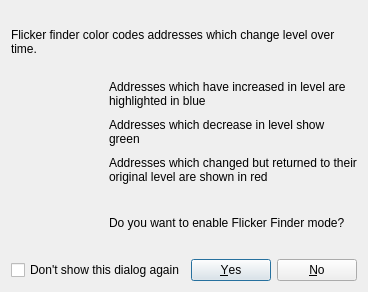
<?xml version="1.0" encoding="UTF-8"?>
<ui version="4.0">
 <class>FlickerFinderInfoForm</class>
 <widget class="QDialog" name="FlickerFinderInfoForm">
  <property name="geometry">
   <rect>
    <x>0</x>
    <y>0</y>
    <width>338</width>
    <height>292</height>
   </rect>
  </property>
  <property name="windowTitle">
   <string>Flicker Finder</string>
  </property>
  <property name="windowIcon">
   <iconset resource="../res/resources.qrc">
    <normaloff>:/icons/univ_view.png</normaloff>:/icons/univ_view.png</iconset>
  </property>
  <layout class="QGridLayout" name="gridLayout">
   <item row="1" column="2">
    <widget class="QLabel" name="label_4">
     <property name="text">
      <string>Addresses which have increased in level are highlighted in blue</string>
     </property>
     <property name="wordWrap">
      <bool>true</bool>
     </property>
    </widget>
   </item>
   <item row="2" column="2">
    <widget class="QLabel" name="label">
     <property name="text">
      <string>Addresses which decrease in level show green</string>
     </property>
     <property name="wordWrap">
      <bool>true</bool>
     </property>
    </widget>
   </item>
   <item row="1" column="0">
    <widget class="QWidget" name="wHigher" native="true">
     <property name="sizePolicy">
      <sizepolicy hsizetype="Fixed" vsizetype="Fixed">
       <horstretch>0</horstretch>
       <verstretch>0</verstretch>
      </sizepolicy>
     </property>
     <property name="minimumSize">
      <size>
       <width>32</width>
       <height>32</height>
      </size>
     </property>
     <property name="maximumSize">
      <size>
       <width>32</width>
       <height>32</height>
      </size>
     </property>
     <property name="autoFillBackground">
      <bool>true</bool>
     </property>
    </widget>
   </item>
   <item row="2" column="0">
    <widget class="QWidget" name="wLower" native="true">
     <property name="sizePolicy">
      <sizepolicy hsizetype="Fixed" vsizetype="Fixed">
       <horstretch>0</horstretch>
       <verstretch>0</verstretch>
      </sizepolicy>
     </property>
     <property name="minimumSize">
      <size>
       <width>32</width>
       <height>32</height>
      </size>
     </property>
     <property name="maximumSize">
      <size>
       <width>32</width>
       <height>32</height>
      </size>
     </property>
     <property name="autoFillBackground">
      <bool>true</bool>
     </property>
    </widget>
   </item>
   <item row="3" column="0">
    <widget class="QWidget" name="wChange" native="true">
     <property name="sizePolicy">
      <sizepolicy hsizetype="Fixed" vsizetype="Fixed">
       <horstretch>0</horstretch>
       <verstretch>0</verstretch>
      </sizepolicy>
     </property>
     <property name="minimumSize">
      <size>
       <width>32</width>
       <height>32</height>
      </size>
     </property>
     <property name="maximumSize">
      <size>
       <width>32</width>
       <height>32</height>
      </size>
     </property>
     <property name="autoFillBackground">
      <bool>true</bool>
     </property>
    </widget>
   </item>
   <item row="6" column="0" colspan="3">
    <layout class="QHBoxLayout" name="horizontalLayout">
     <item>
      <widget class="QCheckBox" name="cbDontShowAgain">
       <property name="text">
        <string>Don't show this dialog again</string>
       </property>
      </widget>
     </item>
     <item>
      <widget class="QDialogButtonBox" name="buttonBox">
       <property name="orientation">
        <enum>Qt::Horizontal</enum>
       </property>
       <property name="standardButtons">
        <set>QDialogButtonBox::No|QDialogButtonBox::Yes</set>
       </property>
      </widget>
     </item>
    </layout>
   </item>
   <item row="5" column="2">
    <widget class="QLabel" name="label_6">
     <property name="text">
      <string>Do you want to enable Flicker Finder mode?</string>
     </property>
     <property name="wordWrap">
      <bool>true</bool>
     </property>
    </widget>
   </item>
   <item row="3" column="2">
    <widget class="QLabel" name="label_5">
     <property name="text">
      <string>Addresses which changed but returned to their original level are shown in red</string>
     </property>
     <property name="wordWrap">
      <bool>true</bool>
     </property>
    </widget>
   </item>
   <item row="0" column="0" colspan="3">
    <widget class="QLabel" name="label_3">
     <property name="text">
      <string>Flicker finder color codes addresses which change level over time.</string>
     </property>
     <property name="wordWrap">
      <bool>true</bool>
     </property>
    </widget>
   </item>
  </layout>
 </widget>
 <resources>
  <include location="../res/resources.qrc"/>
 </resources>
 <connections>
  <connection>
   <sender>buttonBox</sender>
   <signal>accepted()</signal>
   <receiver>FlickerFinderInfoForm</receiver>
   <slot>accept()</slot>
   <hints>
    <hint type="sourcelabel">
     <x>248</x>
     <y>254</y>
    </hint>
    <hint type="destinationlabel">
     <x>157</x>
     <y>274</y>
    </hint>
   </hints>
  </connection>
  <connection>
   <sender>buttonBox</sender>
   <signal>rejected()</signal>
   <receiver>FlickerFinderInfoForm</receiver>
   <slot>reject()</slot>
   <hints>
    <hint type="sourcelabel">
     <x>316</x>
     <y>260</y>
    </hint>
    <hint type="destinationlabel">
     <x>286</x>
     <y>274</y>
    </hint>
   </hints>
  </connection>
 </connections>
</ui>
